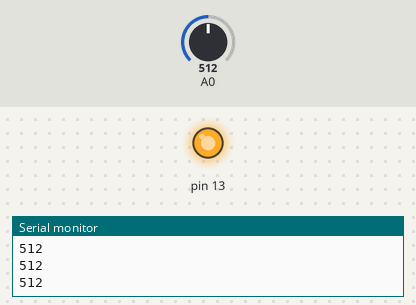
The sketch below on a simulated Arduino Uno, built with avr-gcc and run on an emulated ATmega328P. Parts: output pins drawn as LEDs (lit = HIGH), the last lines printed to the serial monitor. The inputs (shaded band) are chosen by the test bench; at power-on: A0 = 512.

Above: at 1.2 s.
1.3 s: A0 set to 310
2.8 s: A0 set to 292
At 3.7 s:
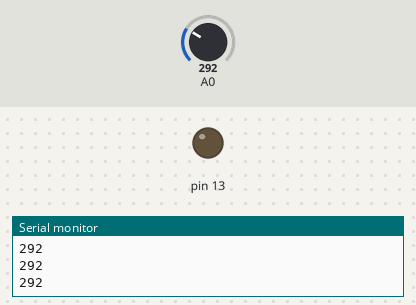
4.3 s: A0 set to 306
At 4.8 s:
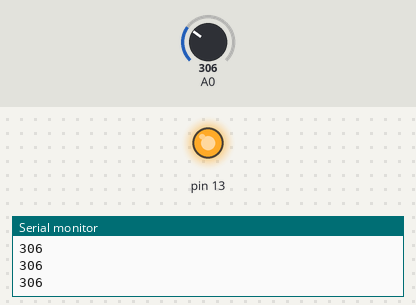
5.8 s: A0 set to 290
At 7.2 s:
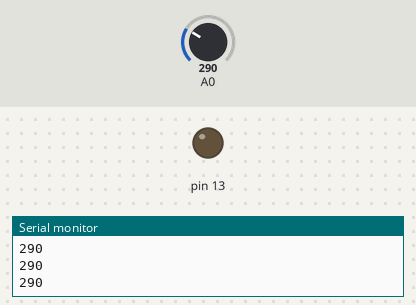
Timing chart, 0 to 8.3 s (numbered marks = the images above; inputs shaded):
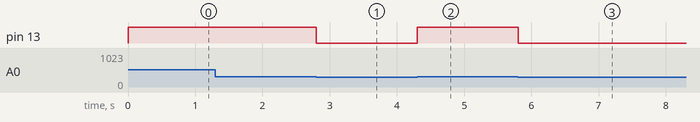

Measured:
- the behaviour switches between 300 and 299 on A0 (found by bisection; images 0 and 1)
- after the input at 2.8 s, pin 13: HIGH → LOW at once
- after the input at 4.3 s, pin 13: LOW → HIGH at once
- after the input at 5.8 s, pin 13: HIGH → LOW at once

The sketch:

WaterLevel.ino
```cpp
void setup() {
  // put your setup code here, to run once:
  Serial.begin(9600);
  pinMode(13, OUTPUT);
}

void loop() {
  // put your main code here, to run repeatedly:
  Serial.println(analogRead(A0));
  if(analogRead(A0) >= 300) {
    digitalWrite(13, HIGH);
  }
  else {
    digitalWrite(13, LOW);
  }
}
```
